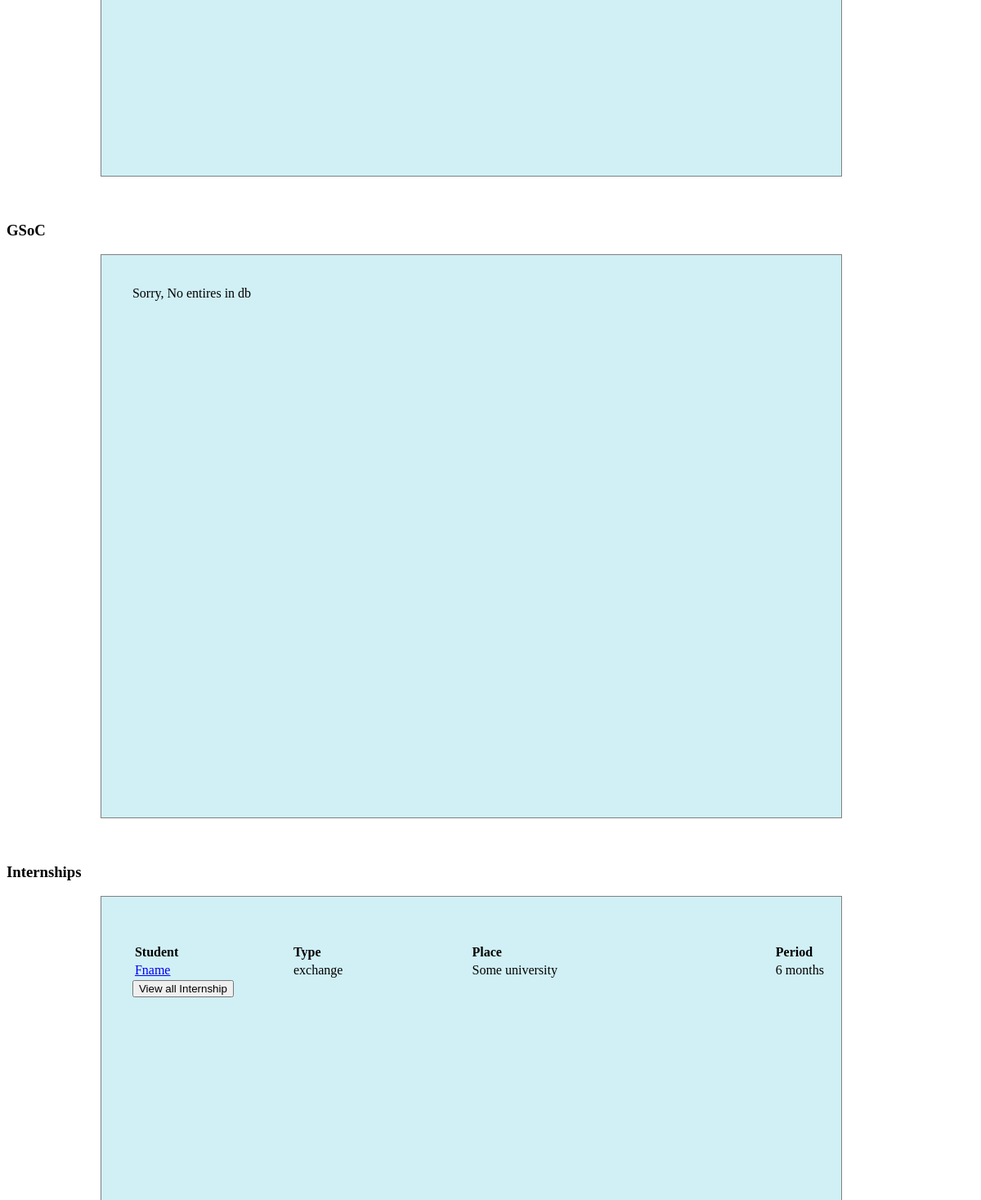
Before: /achievement/viewall (middle part) with the older database file.
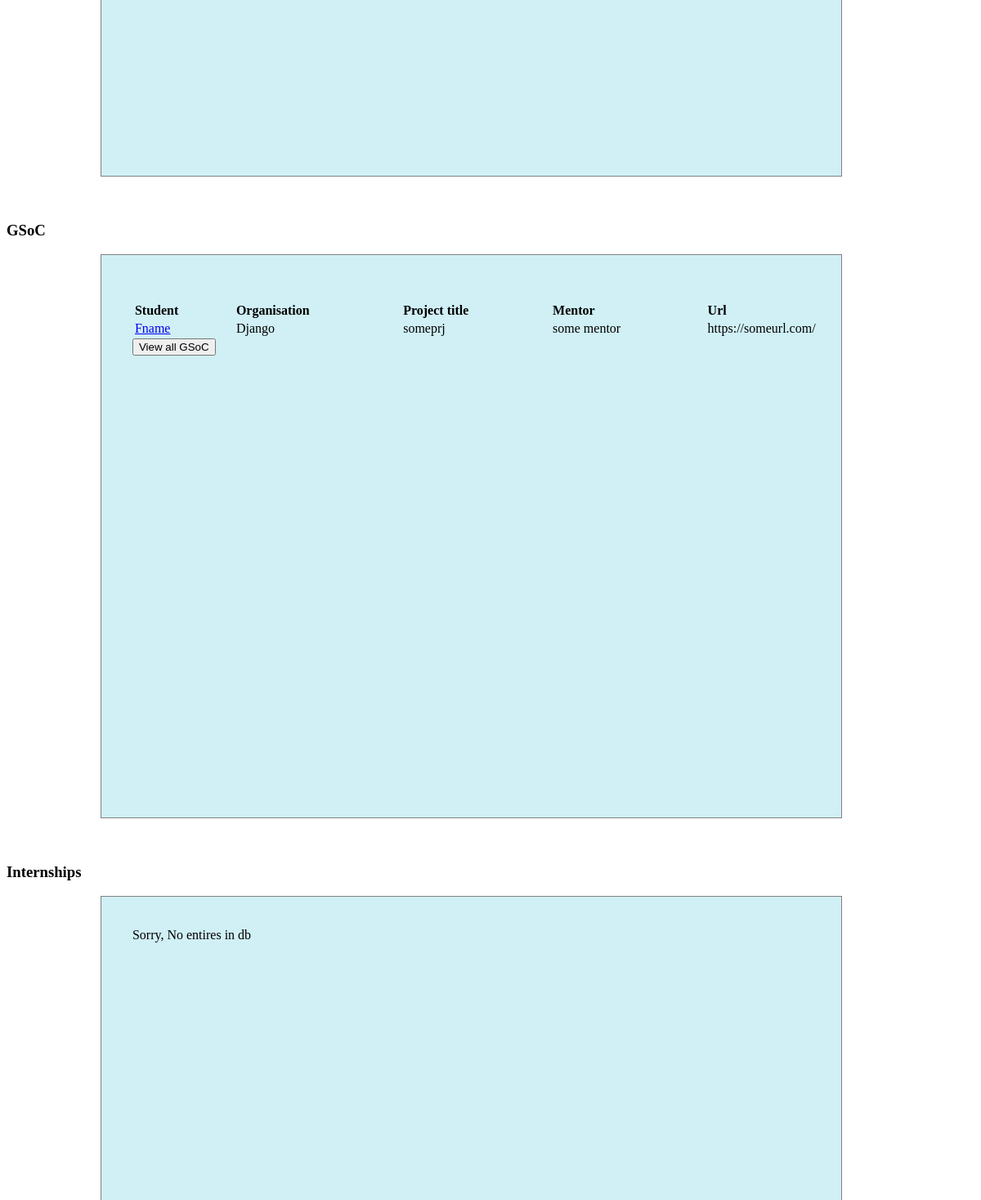
After: the same page with the newer database file.
### achievement/models.py (models this page shows)
class Intern(models.Model):
	achievement_id = models.ForeignKey(Achievement, blank=False, null=False)
        intern_id = models.IntegerField(max_length=100, primary_key=True, blank=False, unique=True)
        username = models.ForeignKey(User_info, blank=False, null=False)
	place = models.CharField(max_length=50, blank=False, null=False)
	intern_type =  models.CharField(max_length=15, choices=INTERN_CHOICE, blank=False, null=False)
	period = models.CharField(max_length=25, blank=False, null=False)

class Gsoc(models.Model):
	achievement_id = models.ForeignKey(Achievement, blank=False, null=False)
        gsoc_id = models.IntegerField(max_length=100, primary_key=True, blank=False, unique=True)
        username = models.ForeignKey(User_info, blank=False, null=False)
	organisation = models.CharField(max_length=50, blank=False, null=False)
	project_title = models.CharField(max_length=50, blank=False, null=False)
	mentor_name = models.CharField(max_length=20, blank=False, null=False)
	gsoc_url = models.URLField(max_length=200, blank=False, null=False)

### register/models.py (models this page shows)
class User_info(models.Model):
	username = models.CharField(max_length=20, primary_key=True, unique=True, blank=False)
	password = models.CharField(max_length=20, blank=False)
	firstname = models.CharField(max_length=20, blank=False, unique=False)
	lastname = models.CharField(max_length=20, blank=False, unique=False)
	gender = models.CharField(max_length=1, choices=GENDER_CHOICES)
	role = models.CharField(max_length=1, choices=ROLE_CHOICES)
	email = models.EmailField()
	contact = models.CharField(max_length=11)
	interest = models.CharField(max_length=200)
	achieve = models.CharField(max_length=200)
	expertise = models.CharField(max_length=200)
	goal =	models.CharField(max_length=15, choices=GOAL_CHOICES)

### achievement/views.py (the view)
# urls.py: url(r'^achievement/viewall$','achieve_viewall'),
def achieve_viewall(request):
	is_loggedin = False
        username = ''
	contrib_list = []
	article_list = []
	gsoc_list = []
	speaker_list = []
	intern_list = []
        if 'is_loggedin' in request.session:
                if request.session['is_loggedin']:
                        is_loggedin = True
                        username = request.session['username']
        achieve_contrib_list = Achievement.objects.filter(achieve_type = 'contribution')[:5]
        if achieve_contrib_list:
                for a_obj in achieve_contrib_list:
                        achieve_id = a_obj.achievement_id
                        c_obj = get_object_or_404(Contribution, achievement_id = achieve_id)
                        if c_obj:
                                contrib_list.append(c_obj)
	achieve_article_list = Achievement.objects.filter(achieve_type = 'article')[:5]
        if achieve_article_list:
                for a_obj in achieve_article_list:
                        achieve_id = a_obj.achievement_id
                        article_obj = get_object_or_404(Article, achievement_id = achieve_id)
                        if article_obj:
                                article_list.append(article_obj)
        achieve_gsoc_list = Achievement.objects.filter(achieve_type = 'gsoc')[:5]
        if achieve_gsoc_list:
                for a_obj in achieve_gsoc_list:
                        achieve_id = a_obj.achievement_id
                        gsoc_obj = get_object_or_404(Gsoc, achievement_id = achieve_id)
                        if gsoc_obj:
                                gsoc_list.append(gsoc_obj)
        achieve_speaker_list = Achievement.objects.filter(achieve_type = 'speaker')[:5]
        if achieve_speaker_list:
                for a_obj in achieve_speaker_list:
                        achieve_id = a_obj.achievement_id
                        speaker_obj = get_object_or_404(Speaker, achievement_id = achieve_id)
                        if speaker_obj:
                                speaker_list.append(speaker_obj)
	achieve_intern_list = Achievement.objects.filter(achieve_type = 'intern')[:5]
	if achieve_intern_list:
		for a_obj in achieve_intern_list:
			achieve_id = a_obj.achievement_id
			intern_obj = get_object_or_404(Intern, achievement_id = achieve_id)
			if intern_obj:
				intern_list.append(intern_obj)
	return render_to_response('achievement/achievement_viewall.html',{'username':username, 'is_loggedin':is_loggedin, 'contrib_list':contrib_list, 'article_obj':article_list, 'gsoc_list':gsoc_list, 'speaker_list':speaker_list,'intern_list':intern_list},RequestContext(request))

### static/templates/achievement/achievement_viewall.html (shortened to what this page needs)
<html>
<head>
</head>
<body>
<div id='article' >
	<div class='contact_div'>
	</div>
</div>
<div id='gsoc' >
	<h3>GSoC</h3>
	<div class='contact_div'>
		{% if gsoc_list %}
			{% include 'achievement/gsoc_view.html' %}
		        <a href = "/gsoc/viewall"><button type="button">View all GSoC</button></a>
		{% else %}
			Sorry, No entires in db
		{% endif %}
	</div>
</div>
<div id='internship'>
	<h3>Internships</h3>
	<div class='contact_div'>
		{% if intern_list %}
			{% include 'achievement/intern_view.html' %}
			<a href = "/intern/viewall"><button type="button">View all Internship</button></a>
		{% else %}
		Sorry, No entires in db
		{% endif %}
	</div>
</div>
</body>
</html>

### static/templates/achievement/gsoc_view.html (shortened to what this page needs)
<table style="width:1000px">
<tr>
	<td><b>Student</b></td>
	<td><b>Organisation</b></td>
	<td><b>Project title</b></td>
	<td><b>Mentor</b></td>
	<td><b>Url</b></td>
</tr>
{% for c in gsoc_list %}
	<tr>
		<td><a href="/register/{{c.username.username}}/profile">{{ c.username.firstname|title }}</a></td>
		<td>{{c.organisation}}</td>
		<td>{{c.project_title}}</td>
		<td>{{c.mentor_name}}</td>
		<td>{{c.gsoc_url}}</td>
	</tr>
{% endfor %}
</table>

### static/templates/achievement/intern_view.html (shortened to what this page needs)
	<table style="width:1000px">
	<tr>
		<td><b>Student</b></td>
		<td><b>Type</b></td>
		<td><b>Place</b></td>
		<td><b>Period</b></td>
	</tr>
	{% for c in intern_list %}
		<tr>
			<td><a href="/register/{{c.username.username}}/profile">{{ c.username.firstname|title }}</a></td>
			<td>{{c.intern_type}}</td>
			<td>{{c.place}}</td>
			<td>{{c.period}}</td>
		</tr>
	{% endfor %}
	</table>

Changed rows visible on the page:
removed Intern: username.firstname "Fname", intern_type "exchange", place "Some university", period "6 months"
added Gsoc: username.firstname "Fname", organisation "Django", project_title "someprj", mentor_name "some mentor", gsoc_url "https://someurl.com/"
Other visible differences:
text no longer shown: "Type Place Period View all Internship"
text now shown: "Organisation Project title Mentor Url View all GSoC"
